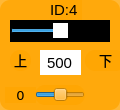
    <widget class="QWidget" name="widget_id4" native="true">
     <property name="geometry">
      <rect>
       <x>350</x>
       <y>190</y>
       <width>120</width>
       <height>110</height>
      </rect>
     </property>
     <property name="styleSheet">
      <string notr="true">background-color: rgb(255, 165, 0, 200);
border-radius:10px;</string>
     </property>
     <widget class="QSlider" name="horizontalSlider_4">
      <property name="geometry">
       <rect>
        <x>10</x>
        <y>20</y>
        <width>100</width>
        <height>22</height>
       </rect>
      </property>
      <property name="autoFillBackground">
       <bool>false</bool>
      </property>
      <property name="styleSheet">
       <string notr="true">QSlider{background-color: rgb(0, 0, 0);
border-radius:0px;}
QSlider::handle {/*设置中间的那个滑动的键*/                           
    background:  rgb(255, 255, 255);
}</string>
      </property>
      <property name="minimum">
       <number>0</number>
      </property>
      <property name="maximum">
       <number>1000</number>
      </property>
      <property name="pageStep">
       <number>1</number>
      </property>
      <property name="value">
       <number>500</number>
      </property>
      <property name="orientation">
       <enum>Qt::Horizontal</enum>
      </property>
     </widget>
     <widget class="QLabel" name="label_ID4">
      <property name="geometry">
       <rect>
        <x>50</x>
        <y>0</y>
        <width>32</width>
        <height>20</height>
       </rect>
      </property>
      <property name="font">
       <font>
        <family>Arial</family>
        <pointsize>11</pointsize>
       </font>
      </property>
      <property name="styleSheet">
       <string notr="true">background-color: rgb(255, 255, 255， 0);
border-radius:0px;</string>
      </property>
      <property name="text">
       <string>ID:4</string>
      </property>
     </widget>
     <widget class="QLineEdit" name="lineEdit_4">
      <property name="geometry">
       <rect>
        <x>40</x>
        <y>50</y>
        <width>41</width>
        <height>25</height>
       </rect>
      </property>
      <property name="font">
       <font>
        <family>Arial</family>
        <pointsize>11</pointsize>
       </font>
      </property>
      <property name="autoFillBackground">
       <bool>false</bool>
      </property>
      <property name="styleSheet">
       <string notr="true">background-color: rgb(255, 255, 255);
border-radius:0px;</string>
      </property>
      <property name="text">
       <string>500</string>
      </property>
      <property name="alignment">
       <set>Qt::AlignCenter</set>
      </property>
      <property name="readOnly">
       <bool>false</bool>
      </property>
     </widget>
     <widget class="QLabel" name="label_10">
      <property name="geometry">
       <rect>
        <x>85</x>
        <y>50</y>
        <width>41</width>
        <height>21</height>
       </rect>
      </property>
      <property name="font">
       <font>
        <family>黑体</family>
        <pointsize>10</pointsize>
       </font>
      </property>
      <property name="styleSheet">
       <string notr="true">background-color: rgb(255, 255, 255， 0);</string>
      </property>
      <property name="text">
       <string>&lt;html&gt;&lt;head/&gt;&lt;body&gt;&lt;p align=&quot;center&quot;&gt;下&lt;/p&gt;&lt;/body&gt;&lt;/html&gt;</string>
      </property>
     </widget>
     <widget class="QLabel" name="label_d4">
      <property name="geometry">
       <rect>
        <x>5</x>
        <y>87</y>
        <width>31</width>
        <height>16</height>
       </rect>
      </property>
      <property name="font">
       <font>
        <family>DejaVu Sans</family>
        <pointsize>10</pointsize>
       </font>
      </property>
      <property name="styleSheet">
       <string notr="true">background-color: rgb(255, 255, 255， 0);</string>
      </property>
      <property name="text">
       <string>0</string>
      </property>
      <property name="alignment">
       <set>Qt::AlignCenter</set>
      </property>
     </widget>
     <widget class="QLabel" name="label_12">
      <property name="geometry">
       <rect>
        <x>10</x>
        <y>50</y>
        <width>21</width>
        <height>21</height>
       </rect>
      </property>
      <property name="font">
       <font>
        <family>黑体</family>
        <pointsize>10</pointsize>
       </font>
      </property>
      <property name="styleSheet">
       <string notr="true">background-color: rgb(255, 255, 255， 0);</string>
      </property>
      <property name="text">
       <string>&lt;html&gt;&lt;head/&gt;&lt;body&gt;&lt;p align=&quot;center&quot;&gt;上&lt;/p&gt;&lt;/body&gt;&lt;/html&gt;</string>
      </property>
     </widget>
     <widget class="QSlider" name="horizontalSlider_14">
      <property name="geometry">
       <rect>
        <x>35</x>
        <y>85</y>
        <width>50</width>
        <height>20</height>
       </rect>
      </property>
      <property name="styleSheet">
       <string notr="true">background-color: rgb(255, 255, 255， 0);</string>
      </property>
      <property name="minimum">
       <number>-125</number>
      </property>
      <property name="maximum">
       <number>125</number>
      </property>
      <property name="pageStep">
       <number>1</number>
      </property>
      <property name="orientation">
       <enum>Qt::Horizontal</enum>
      </property>
     </widget>
    </widget>
